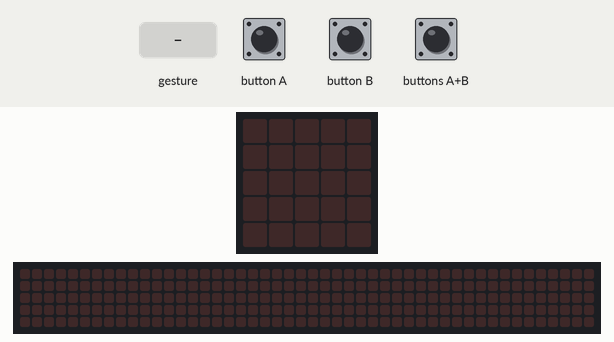
This program was run on a simulated BBC micro:bit (MakeCode). On the bench: the board's 5×5 LED display, a strip that is not on the board, showing the scrolling text unrolled. Inputs (shaded band) come from the test bench. A tilt is held for 1.5 s and a shake lasts 1 s, then the board lies face up again; the 48×5 strip is a reading aid, not a part: it shows the text the display is scrolling, unrolled, one strip-width of it at a time.

Above: at 1.2 s.
1.3 s: button A pressed for 0.15 s
At 1.52 s:
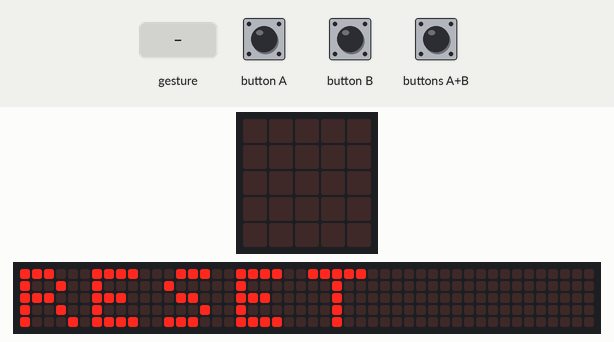
4.3 s: buttons A+B pressed for 0.15 s
At 7.3 s:
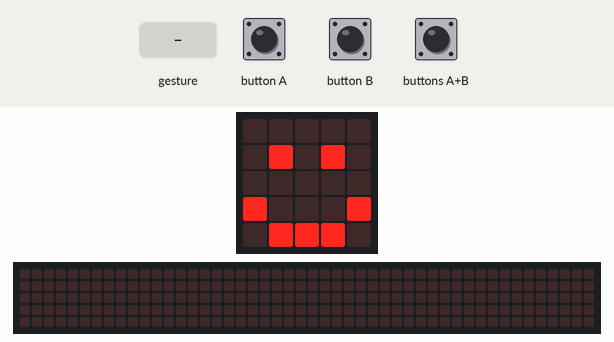
16.4 s: button B pressed for 0.15 s
19.5 s: button A pressed for 0.15 s
At 20.87 s:
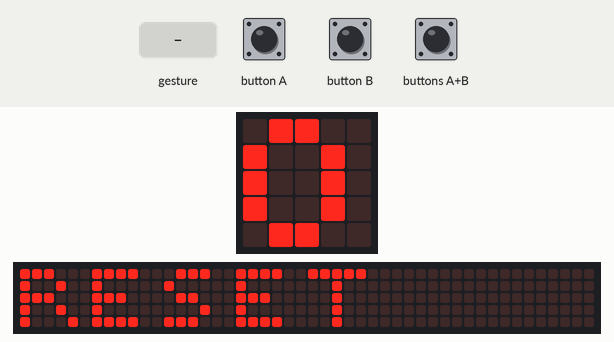
22.5 s: gesture 'shake'
25.5 s: button B pressed for 0.15 s
At 27.02 s:
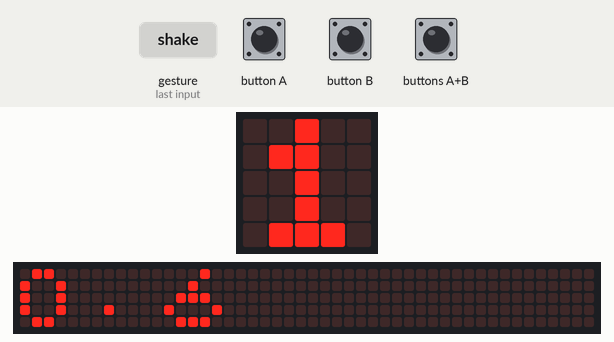

The program:

main.ts
```typescript
input.onButtonPressed(Button.A, function () {
    steps = 0
    basic.showString("RESET")
})
input.onGesture(Gesture.Shake, function () {
    steps += 1
    basic.showNumber(steps)
    if (steps == 2000) {
        music.playTone(262, music.beat(BeatFraction.Double))
        basic.showLeds(`
            . . . . .
            . . . . .
            . . . . .
            . . . . .
            . . # . .
            `)
    }
    if (steps == 4000) {
        music.playTone(294, music.beat(BeatFraction.Double))
        basic.showLeds(`
            . . . . .
            . . . . .
            . . . . .
            . # # # .
            . . # . .
            `)
    }
    if (steps == 6000) {
        music.playTone(330, music.beat(BeatFraction.Double))
        basic.showLeds(`
            . . . . .
            . . . . .
            # # # # #
            . # # # .
            . . # . .
            `)
    }
    if (steps == 8000) {
        music.playTone(349, music.beat(BeatFraction.Double))
        basic.showLeds(`
            . . . . .
            # # # # #
            # # # # #
            . # # # .
            . . # . .
            `)
    }
    if (steps == 10000) {
        music.playTone(392, music.beat(BeatFraction.Double))
        basic.showLeds(`
            . # . # .
            # # # # #
            # # # # #
            . # # # .
            . . # . .
            `)
        basic.showString("WoW")
    }
})
input.onButtonPressed(Button.AB, function () {
    basic.showIcon(IconNames.Happy)
    for (let index = 0; index < 2; index++) {
        basic.showString("Hello!")
    }
})
input.onButtonPressed(Button.B, function () {
    basic.showNumber(0.6 * steps)
})
let steps = 0
steps = 0
```

test.ts
```typescript
// 테스트는 여기로 이동합니다; 이 패키지가 확장으로 사용될 때 컴파일되지 않을 것 입니다.
```

Measured:
- after the input at 1.3 s, the display: changes after 0.15 s (image 1)
- after the input at 4.3 s, the display: first differs from a run without the input after 2.6 s (image 2)
- after the input at 19.5 s, the display: first differs from a run without the input after 1.3 s (image 3)
- after the input at 25.5 s, the display: first differs from a run without the input after 1.5 s (image 4)
- what the display in image 2 shows lasts 0.6 s, from 6.9 s to 7.5 s
